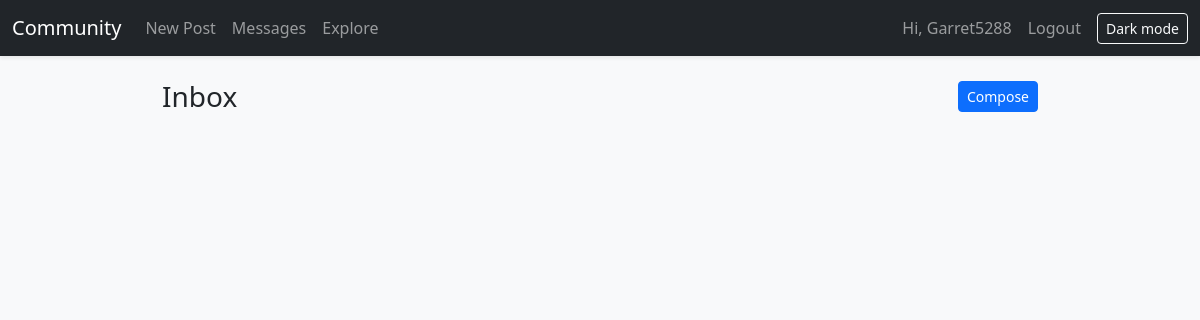
/messages (signed in), run on an earlier commit of the app's database.
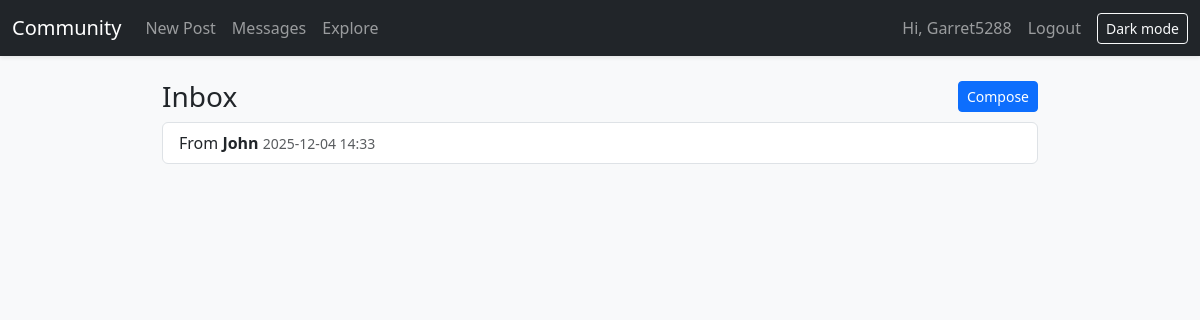
And on a later commit of the database.
### community_forum.py (models this page shows)
class Message(db.Model):
	id = db.Column(db.Integer, primary_key=True)
	sender_id = db.Column(db.Integer, db.ForeignKey('user.id'), nullable=False)
	recipient_id = db.Column(db.Integer, db.ForeignKey('user.id'), nullable=False)
	body = db.Column(db.Text, nullable=False)
	created_at = db.Column(db.DateTime, default=datetime.utcnow, nullable=False)
	read_at = db.Column(db.DateTime)
	sender = db.relationship('User', foreign_keys=[sender_id], back_populates='sent_messages')
	recipient = db.relationship('User', foreign_keys=[recipient_id], back_populates='received_messages')

class User(db.Model):
	id = db.Column(db.Integer, primary_key=True)
	username = db.Column(db.String(80), unique=True, nullable=False, index=True)
	email = db.Column(db.String(120), unique=True, nullable=False, index=True)
	password_hash = db.Column(db.String(128), nullable=False)
	is_admin = db.Column(db.Boolean, default=False, nullable=False)
	bio = db.Column(db.Text)
	created_at = db.Column(db.DateTime, default=datetime.utcnow, nullable=False)
	posts = db.relationship('Post', back_populates='author', cascade='all, delete-orphan')
	comments = db.relationship('Comment', back_populates='author', cascade='all, delete-orphan')
	sent_messages = db.relationship('Message', foreign_keys='Message.sender_id', back_populates='sender', cascade='all, delete-orphan')
	received_messages = db.relationship('Message', foreign_keys='Message.recipient_id', back_populates='recipient', cascade='all, delete-orphan')

### community_forum.py (the view)
	def wrapper(*args, **kwargs):
		if not session.get('uid'):
			flash('Please log in first.', 'error')
			return redirect(url_for('login'))
		return fn(*args, **kwargs)

### community_forum.py (called while the page is built)
def current_user():
	uid = session.get('uid')
	if not uid:
		return None
	return User.query.get(uid)

def login_required(fn):
	def wrapper(*args, **kwargs):
		if not session.get('uid'):
			flash('Please log in first.', 'error')
			return redirect(url_for('login'))
		return fn(*args, **kwargs)
	wrapper.__name__ = fn.__name__
	return wrapper

@app.context_processor
def inject_user_and_csrf():
	u = current_user()
	unread = 0
	if u:
		try:
			unread = Message.query.filter_by(recipient_id=u.id, read_at=None).count()
		except Exception:
			unread = 0
	return {
		'user': u,
		'csrf_token': _csrf_token(),
		'unread_count': unread,
	}

@app.after_request
def add_security_headers(resp):
	csp = (
		"default-src 'self'; "
		"style-src 'self' https://cdn.jsdelivr.net; "
		"script-src 'self' https://cdn.jsdelivr.net; "
		"object-src 'none'; base-uri 'self'; frame-ancestors 'none'"
	)
	resp.headers['Content-Security-Policy'] = csp
	resp.headers['X-Content-Type-Options'] = 'nosniff'
	resp.headers['X-Frame-Options'] = 'DENY'
	resp.headers['Referrer-Policy'] = 'no-referrer'
	return resp

### templates/inbox.html
{% extends 'base.html' %}
{% block content %}
<div class="d-flex justify-content-between align-items-center mb-2">
    <h3 class="mb-0">Inbox</h3>
    <a class="btn btn-sm btn-primary" href="{{ url_for('message_compose') }}">Compose</a>
</div>
<div class="list-group">
    {% for m in msgs %}
    <a class="list-group-item list-group-item-action" href="{{ url_for('message_view', msg_id=m.id) }}">
        From <strong>{{ m.sender.username }}</strong>
        <small class="text-muted">{{ m.created_at.strftime('%Y-%m-%d %H:%M') }}</small>
    </a>
    {% endfor %}
</div>
{% endblock %}

What changed in the data, as far as the page shows it:
added Message: sender.username "John", created_at "2025-12-04 14:33"
